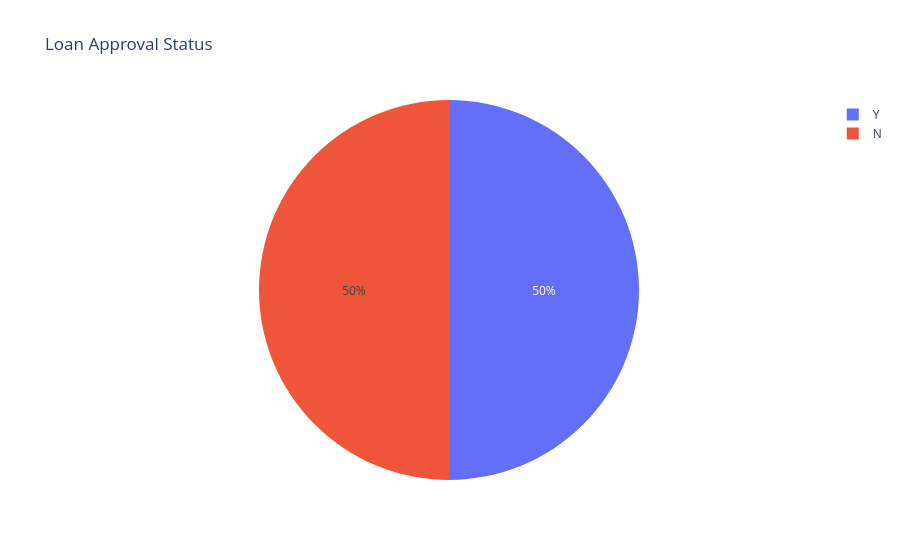

The cell this chart's notebook holds for it:
### Code cell
loan_status_count = data['Loan_Status'].value_counts()
fig_loan_status = px.pie(loan_status_count, names = loan_status_count.index, title = 'Loan Approval Status')

fig_loan_status.show()

### Figure 1 — Plotly figure (JSON) as saved in the notebook; plotly's stock layout.template omitted (floating-point values rounded to 4 significant figures)
{"data": [{"domain": {"x": [0, 1], "y": [0, 1]}, "hovertemplate": "Loan_Status=%{label}<extra></extra>", "labels": ["Y", "N"], "legendgroup": "", "name": "", "showlegend": true, "type": "pie"}], "layout": {"autosize": true, "legend": {"tracegroupgap": 0}, "title": {"text": "Loan Approval Status"}}}
